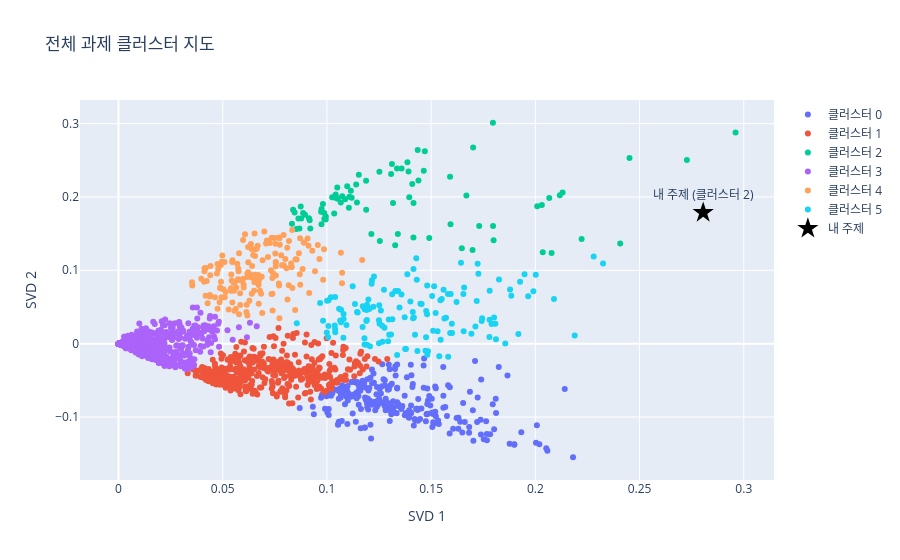
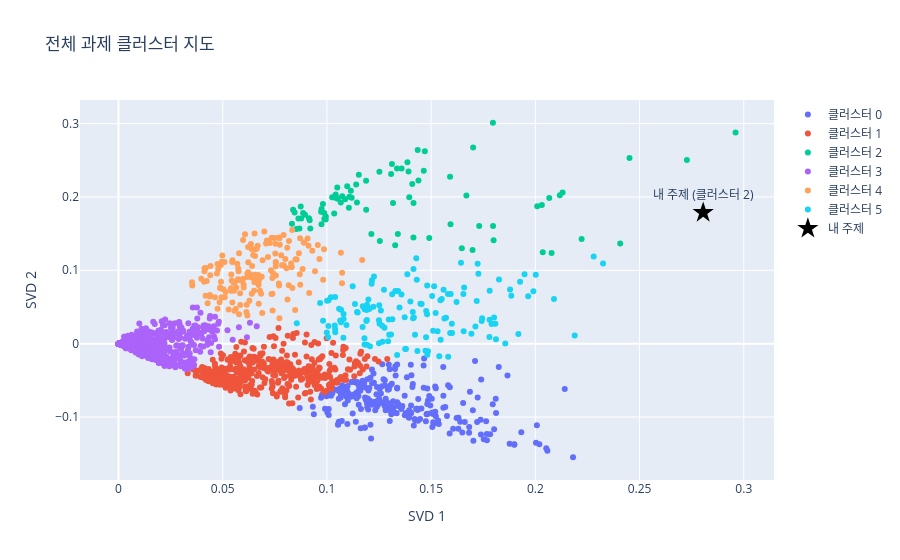

The notebook cell saved with these charts, in order:
### Code cell
import plotly.graph_objects as go

def render_cluster_map(query):
    fig = go.Figure()
    for c in sorted(df["_cluster"].unique()):
        sub = df[df["_cluster"] == c]
        fig.add_trace(go.Scatter(
            x=coords[sub.index, 0], y=coords[sub.index, 1],
            mode="markers", name=f"클러스터 {c}",
            marker=dict(size=6),
            hovertext=[
                f"{row['과제명']}<br>{row['주관기관명']}<br>{row['특구지역']}<br>클러스터 {c}"
                for _, row in sub.iterrows()
            ],
            hoverinfo="text",
        ))

    result = search_similar_tasks(query)
    if not result.get("blank_query") and not result.get("empty_corpus"):
        query_vec = vectorizer.transform([query])
        qx, qy = svd.transform(query_vec)[0]
        fig.add_trace(go.Scatter(
            x=[qx], y=[qy], mode="markers+text",
            marker=dict(size=16, symbol="star", color="black"),
            text=[f"내 주제 (클러스터 {result['cluster']})"], textposition="top center",
            name="내 주제",
        ))
        assert result["cluster"] in df["_cluster"].unique(), "화면1 클러스터 번호가 화면2 클러스터 목록에 없음"

    fig.update_layout(title="전체 과제 클러스터 지도", xaxis_title="SVD 1", yaxis_title="SVD 2")
    fig.show()
    return fig

render_cluster_map("이차전지 소재 개발 연구")

### Figure 1 — Plotly figure (JSON) as saved in the notebook; plotly's stock layout.template omitted (floating-point values rounded to 4 significant figures; data arrays with more than 128 entries replaced by an {"elided": "..."} marker saying what was removed)
{"data": [{"hoverinfo": "text", "hovertext": {"elided": "253 str values"}, "marker": {"size": 6}, "mode": "markers", "name": "클러스터 0", "type": "scatter", "x": {"elided": "253 float values"}, "y": {"elided": "253 float values"}}, {"hoverinfo": "text", "hovertext": {"elided": "463 str values"}, "marker": {"size": 6}, "mode": "markers", "name": "클러스터 1", "type": "scatter", "x": {"elided": "463 float values"}, "y": {"elided": "463 float values"}}, {"hoverinfo": "text", "hovertext": ["친환경 기계발광 시스템을 위한 셀룰로오스 고분자 매트릭스 및 다색 형광체 개발<br>한양대학교<br>강소(경기안산)<br>클러스터 2", "재료 시험을 위한 데이터 및 시뮬레이션 기반의 지능형 지원 기술 개발<br>한국과학기술원<br>대덕<br>클러스터 2", "청소년들의 AI 리터러시 교육 목적 전시 디자인을 위한 플랫폼 형태의 가이드라인 개발 연구<br>한국과학기술원<br>대덕<br>클러스터 2", "대학의 학업취약계층을 위한 학생성공 컨시어지 플랫폼 개발 및 서비스디자인<br>전남대학교<br>광주<br>클러스터 2", "메타버스 아바타를 위한 신원 인증 시스템 개발<br>충남대학교<br>대덕<br>클러스터 2", "푸드디자인 감성 역량 기반의 식품 문해력과 PCK 교육 프로그램 개발 및 효과 평가<br>경북대학교<br>대구<br>클러스터 2", "수소 생산을 위한 CuBi2O4-TOPCon Si 기반 광전기화학적 일체형 탠덤 소자 개발<br>한국과학기술원<br>대덕<br>클러스터 2", "유기금속 및 전이금속 촉매 기반 친환경 및 생분해성 고분자 개발<br>경북대학교<br>대구<br>클러스터 2", "퇴계사상을 적용한 스포츠인성교육 프로그램 개발 <br>동아대학교<br>부산<br>클러스터 2", "무정형단백질 기반 코어-쉘 형태의 비막성 미세소낭 개발<br>충남대학교<br>대덕<br>클러스터 2", "엣지 플랫폼을 위한 데이터 관리 최적화 기술 개발<br>한양대학교<br>강소(경기안산)<br>클러스터 2", "딥러닝기반 LF 공간 및 각도방향 통합 초고해상도 모델 개발 및 LF 응용기술 통합모델 개발<br>충북대학교<br>강소(충북청주)<br>클러스터 2", "극한하중으로 인한 철근콘크리트 구조물의 연쇄붕괴 거동 평가 및 기계학습 기반 예측 기술 개발<br>한국과학기술원<br>대덕<br>클러스터 2", "디지털 가정호스피스 서비스 모델 개발<br>경북대학교<br>대구<br>클러스터 2", "디지털 농업 구현을 위한 농업용 로보틱스 플랫폼 개발: 실험실에서 현장으로<br>전남대학교<br>광주<br>클러스터 2", "공간 팩터 분석 기반 종목별 선수 무형가치 측정 모델 개발<br>경일대학교<br>대구<br>클러스터 2", "계면제어 기반 페로브스카이트-칼코제나이드 헤테로구조  양자점 소재 개발 및 발광소자 응용<br>충남대학교<br>대덕<br>클러스터 2", "음악 몰입도 평가를 위한 전기생리학적 지표 개발 및 가상현실에의 적용<br>한국과학기술원<br>대덕<br>클러스터 2", "초음파 신경 조율을 위한 3차원 음장 제어 기술 개발 <br>한양대학교<br>강소(경기안산)<br>클러스터 2", "『동의보감』을 활용한 임상진료지원시스템 개발 연구 <br>대구한의대학교<br>대구<br>클러스터 2", "AI 알고리즘을 이용한 메타표면기반 광소자 역설계 연구 및 개발<br>광주과학기술원<br>광주<br>클러스터 2", "바이오폴리머를 이용한 친환경 지반개량 기술 개발<br>한국과학기술원<br>대덕<br>클러스터 2", "구조최적설계의 보편적 사용성을 실현하기 위한 이해가능 메타 위상최적화의 개발  <br>광주과학기술원<br>광주<br>클러스터 2", "외부자극 없이 바이오에어로졸 활성억제를 위한  천공형 나노바이오물질 개발<br>한양대학교<br>강소(경기안산)<br>클러스터 2", "불안 증상 조절을 위한 음악 적용의 신경생리학적 기제 규명 및 감각-인지 통합 접근 중재 프로토콜 개발<br>동아대학교<br>부산<br>클러스터 2", "맞춤형 학습을 위한 AIG 기반 어휘 평가 설계 연구<br>경북대학교<br>대구<br>클러스터 2", "쓰기부진 및 장애 학생 진단을 위한 글쓰기 자동평가 체제 개발<br>전남대학교<br>광주<br>클러스터 2", "디지털 스토리텔링 기반의 예비초등교육자를 위한 체육교과 교육프로그램 원형 개발: 디지털 트랜스포메이션 중심으로<br>대구한의대학교<br>대구<br>클러스터 2", "지속가능 소비교육을 위한 실감형 에듀테크 기반 교육 프로그램 개발 및 적용<br>경북대학교<br>대구<br>클러스터 2", "외국인 건설노동자의 산업재해 저감을 위한 디지털휴먼 기반 감성공유형 안전교육 콘텐츠 개발·적용 및 효과성 검증<br>전북대학교<br>전북<br>클러스터 2", "메타버스 뮤지엄을 위한 빅 데이터 기반 맞춤형 전시 큐레이션 서비스 및 추천 시스템 개발 연구<br>한국과학기술원<br>대덕<br>클러스터 2", "캄보디아 비전염성질환(NCD) 예방을 위한 건강생활실천 프로그램 개발 및 효과: 지역사회참여연구<br>전북대학교<br>전북<br>클러스터 2", "고전-양자 하이브리드 컴퓨팅을 위한 소프트웨어 인터페이스 개발<br>한국과학기술정보연구원<br>대덕<br>클러스터 2", "양자광학 양자시뮬레이터의 확장성 달성을 위한 핵심기술 개발<br>한국과학기술원<br>대덕<br>클러스터 2", "강상관 분자 동역학 연구를 위한 양자 시뮬레이터 개발<br>한국과학기술원<br>대덕<br>클러스터 2", "품질관리와 신뢰성을 위한 통합된 프레임워크의 개발<br>경북대학교<br>대구<br>클러스터 2", "태양계 행성 방사선대 동역학 연구를 위한 하이브리드 시뮬레이션 코드 개발 기반 구축<br>충북대학교<br>강소(충북청주)<br>클러스터 2", "수중 유기 오염물의 고속-고효율 제거를 위한  다공성 고분자 소재 개발<br>대구경북과학기술원<br>대구<br>클러스터 2", "알칼라인 수전해 장비의 고안전성을 위한 세라믹 촉매 전극 개발 <br>한양대학교<br>강소(경기안산)<br>클러스터 2", "고신뢰성 차량내 통신을 위한 PVT에 둔감한 ADC 기반 고속 유선 수신기 회로 및 보정 기술 개발<br>광주과학기술원<br>광주<br>클러스터 2", "탄소역배출 그린 암모니아 생산을 위한 삼중 유동층 태양열 매체순환 시스템 원천 기술 개발<br>전북대학교<br>전북<br>클러스터 2", "Pre-6G/6G 핵심 기술 확보를 위한 통신/컴퓨팅/제어/측위/센싱 (3CLS) 혁신 기술 개발<br>경북대학교<br>대구<br>클러스터 2", "단백질 상분리 기반 생체분자 응축체 세포전달 물질 개발<br>한국과학기술원<br>대덕<br>클러스터 2", "고령층을 대상으로 한 생애사 프로그램 개발과 그 효능 검증 및 인공지능 생애사 프로그램의 융합적 기반 기술 개발 <br>경북대학교<br>대구<br>클러스터 2", "자기주도 한국어 학습을 위한 프롬프트 엔지니어링 교육 프로그램 개발과 적용<br>동아대학교<br>부산<br>클러스터 2", "인체 생체액의 고차원 분광스펙트럼 데이터 측정법 및 인공지능 기반 암 판별 분석법 개발<br>한양대학교<br>강소(경기안산)<br>클러스터 2", "생태전환교육을 위한 통합사회 교수·학습자료 개발<br>충남대학교<br>대덕<br>클러스터 2", "한국대학의 외국인유학생을 위한 위기개입 상담 매뉴얼 개발<br>한양대학교<br>강소(경기안산)<br>클러스터 2", "교환 가능한 시행상에서 품질관리 및 신뢰성을 위한 통합된 프레임워크 개발<br>경북대학교<br>대구<br>클러스터 2", "예비교사를 위한 가상현실 수업시뮬레이션에서의 사용자 맞춤형 상호작용을 위한 AI 다이얼로그 매니저 개발<br>전남대학교<br>광주<br>클러스터 2", "포용적인 게임 경험을 위한 사용자 모델링 기반 개인화된 게임 인공지능 프레임워크 연구 개발<br>광주과학기술원<br>광주<br>클러스터 2", "태권도 심판 지각기술훈련 프로그램 개발 연구<br>전북대학교<br>전북<br>클러스터 2", "지속 가능한 사회를 위한 디지털 플랫폼의 생성형 인공지능 활용 전략<br>한국과학기술원<br>대덕<br>클러스터 2", "디지털 바이오마커 기반 파킨슨병 하위유형 분류 모델 및 Home-based 중재 치료 시스템 개발: 중장기 실증 연구<br>동아대학교<br>부산<br>클러스터 2", "전자폐기물 발생량 및 재활용량 수치화를 위한 변수 탐구 및 예측 모델 개발<br>한국과학기술원<br>대덕<br>클러스터 2", "입양기록의 통합관리를 위한 메타데이터 스키마 개발<br>전북대학교<br>전북<br>클러스터 2", "다문화 가정에서의 연령별 훈육을 위한  부모교육프로그램 개발 연구<br>전북대학교<br>전북<br>클러스터 2", "지역문제 해결을 위한 ESG 기반 관광전략 연구<br>한양대학교<br>강소(경기안산)<br>클러스터 2", "디자인 학생의 비판적 질문 능력 향상을 위한 대규모 언어 모델 기반 대화형 에이전트의 개발<br>한국과학기술원<br>대덕<br>클러스터 2", "소상공인 디지털 리터러시 측정 프레임워크 및 지표 개발 연구<br>충북대학교<br>강소(충북청주)<br>클러스터 2", "반추 중심 인지행동치료(RF-CBT) 기반 초진단적 모듈식 개입 프로그램 개발 및 효과 검증<br>충북대학교<br>강소(충북청주)<br>클러스터 2", "언어발달의 사회계층 격차 해소를 위한 원인 규명 및 중재 프로그램 개발<br>한국과학기술원<br>대덕<br>클러스터 2", "AI 활용 식량 생산 예측모형 개발<br>충남대학교<br>대덕<br>클러스터 2", "전북 농촌지역 유아 문해력 향상을 위한 프로그램 개발 및 적용<br>전북대학교<br>전북<br>클러스터 2", "학습자 뇌파(EEG) 분석을 통한 머신러닝 기반 인지부하 예측 모델 개발 : AI 기반 한국어 교육에서 적응형 학습 콘텐츠 제공을 위한 기초 연구<br>동아대학교<br>부산<br>클러스터 2", "AI 기반 전략적 의사결정: 조직 적응을 위한 탐색, 활용, 자율성 간의 균형<br>한국과학기술원<br>대덕<br>클러스터 2", "주민자치 역량 함양을 위한 실천공동체 학습모형 개발: 마을관리 사회적협동조합을 중심으로 <br>한양대학교<br>강소(경기안산)<br>클러스터 2", "산후우울증 관리를 위한 애착이론 기반 심리지원 프로그램 개발 예비연구<br>한양대학교<br>강소(경기안산)<br>클러스터 2", "만성통증 환자를 위한 머신러닝 기반 마약성 진통제 오남용 위험성 예측 시스템 개발<br>충남대학교<br>대덕<br>클러스터 2", "기후위기시대, 정신건강 회복탄력성 향상과 심리적 번영을 위한 디지털 혁신 기반 정책플랫폼 개발<br>충남대학교<br>대덕<br>클러스터 2", "디지털 인프라 에너지 절감을 위한 지속가능 인터랙션 디자인의 실무 지원 및 확산형 인터랙티브 툴킷 개발 연구<br>한국과학기술원<br>대덕<br>클러스터 2", "페르소나 기반 설득형 감성 AI 대화 모델 개발 및 응용 연구<br>경일대학교<br>대구<br>클러스터 2", "예비교사를 위한 AI 디지털교과서 기반 온라인 교수지원체제 설계<br>동아대학교<br>부산<br>클러스터 2", "중국어 교육을 위한 AI 기반 독서지수 개발 연구<br>전북대학교<br>전북<br>클러스터 2", "AI 기반 패션 디자인을 위한 생성 공감각 활용 프로세스 구축<br>충남대학교<br>대덕<br>클러스터 2", "학문 목적 한국어 학습자를 위한 생성형 AI 활용 글쓰기 윤리 지침 개발 연구 : 델파이 조사를 중심으로<br>동아대학교<br>부산<br>클러스터 2", "소상공인을 위한 생성형 AI 마케팅 전략 도출<br>동아대학교<br>부산<br>클러스터 2", "파킨슨병 맞춤형 운동-인지 관리 및 중재를 위한 웨어러블 및 증강현실 기반 통합 솔루션 개발<br>동아대학교<br>부산<br>클러스터 2", "AI 패션교육을 위한 공동창의 프롬프트 엔지니어링 디자인 툴킷 개발 연구<br>전남대학교<br>광주<br>클러스터 2", "발표 중심 강의에서 학습자 자기평가를 위한 듣기 루브릭 개발<br>전남대학교<br>광주<br>클러스터 2", "청년 1인가구의 라이프스타일 기반 스마트홈 주거서비스 개발<br>전남대학교<br>광주<br>클러스터 2", "XR 기술 기반 뇌졸중 재활치료 콘텐츠 개발 및 신경생리학적 효과 검증 연구<br>동아대학교<br>부산<br>클러스터 2", "불확실한 데이터 기반 차원축소 방법론 개발<br>전남대학교<br>광주<br>클러스터 2", "생체역학 기반 예측 AI 모델을 활용한 비특이성 만성 요통 맞춤형 운동 처방 솔루션 개발<br>동아대학교<br>부산<br>클러스터 2"], "marker": {"size": 6}, "mode": "markers", "name": "클러스터 2", "type": "scatter", "x": [0.08855, 0.1312, 0.2131, 0.1051, 0.1386, 0.09738, 0.1119, 0.09806, 0.08449, 0.09741, 0.1435, 0.08378, 0.09946, 0.1308, 0.1144, 0.1317, 0.0868, 0.1108, 0.1042, 0.2035, 0.1699, 0.08743, 0.08321, 0.08947, 0.09204, 0.2222, 0.1035, 0.1593, 0.1796, 0.1409, 0.2452, 0.1087, 0.1115, 0.1049, 0.1049, 0.1153, 0.1358, 0.08766, 0.08632, 0.1067, 0.09722, 0.08534, 0.09172, 0.1188, 0.1213, 0.0994, 0.1252, 0.1025, 0.1035, 0.1701, 0.2031, 0.1647, 0.1415, 0.1731, 0.114, 0.1097, 0.1797, 0.2078, 0.1591, 0.18, 0.09872, 0.1073, 0.1105, 0.1336, 0.2727, 0.134, 0.1327, 0.1469, 0.1392, 0.1439, 0.1491, 0.2117, 0.1415, 0.2961, 0.1669, 0.2407, 0.1254, 0.1465, 0.2067, 0.09872, 0.0914, 0.2009, 0.1188, 0.1395], "y": [0.178, 0.2448, 0.206, 0.1981, 0.2472, 0.1629, 0.1989, 0.1904, 0.1789, 0.1835, 0.2641, 0.1826, 0.1735, 0.2312, 0.1924, 0.1917, 0.157, 0.2004, 0.2034, 0.1245, 0.1276, 0.1871, 0.1634, 0.1756, 0.1569, 0.1426, 0.1775, 0.1626, 0.3012, 0.2176, 0.253, 0.1968, 0.2084, 0.1979, 0.2128, 0.2304, 0.2388, 0.1706, 0.1706, 0.1925, 0.18, 0.1565, 0.1682, 0.1825, 0.1493, 0.1694, 0.2345, 0.1995, 0.1993, 0.2674, 0.1889, 0.1301, 0.1448, 0.1602, 0.2171, 0.2147, 0.1604, 0.1235, 0.2276, 0.141, 0.1698, 0.201, 0.1854, 0.2387, 0.2503, 0.1493, 0.1341, 0.2622, 0.2347, 0.2223, 0.1441, 0.2023, 0.1919, 0.2879, 0.202, 0.1364, 0.1399, 0.2357, 0.1987, 0.1779, 0.1711, 0.1873, 0.2219, 0.1995]}, {"hoverinfo": "text", "hovertext": {"elided": "584 str values"}, "marker": {"size": 6}, "mode": "markers", "name": "클러스터 3", "type": "scatter", "x": {"elided": "584 float values"}, "y": {"elided": "584 float values"}}, {"hoverinfo": "text", "hovertext": {"elided": "160 str values"}, "marker": {"size": 6}, "mode": "markers", "name": "클러스터 4", "type": "scatter", "x": {"elided": "160 float values"}, "y": {"elided": "160 float values"}}, {"hoverinfo": "text", "hovertext": {"elided": "136 str values"}, "marker": {"size": 6}, "mode": "markers", "name": "클러스터 5", "type": "scatter", "x": {"elided": "136 float values"}, "y": {"elided": "136 float values"}}, {"marker": {"color": "black", "size": 16, "symbol": "star"}, "mode": "markers+text", "name": "내 주제", "text": ["내 주제 (클러스터 2)"], "textposition": "top center", "type": "scatter", "x": [0.2805], "y": [0.1787]}], "layout": {"title": {"text": "전체 과제 클러스터 지도"}, "xaxis": {"title": {"text": "SVD 1"}}, "yaxis": {"title": {"text": "SVD 2"}}}}

### Figure 2 — Plotly figure (JSON) as saved in the notebook; plotly's stock layout.template omitted (floating-point values rounded to 4 significant figures; data arrays with more than 128 entries replaced by an {"elided": "..."} marker saying what was removed)
{"data": [{"hoverinfo": "text", "hovertext": {"elided": "253 str values"}, "marker": {"size": 6}, "mode": "markers", "name": "클러스터 0", "type": "scatter", "x": {"elided": "253 float values"}, "y": {"elided": "253 float values"}}, {"hoverinfo": "text", "hovertext": {"elided": "463 str values"}, "marker": {"size": 6}, "mode": "markers", "name": "클러스터 1", "type": "scatter", "x": {"elided": "463 float values"}, "y": {"elided": "463 float values"}}, {"hoverinfo": "text", "hovertext": ["친환경 기계발광 시스템을 위한 셀룰로오스 고분자 매트릭스 및 다색 형광체 개발<br>한양대학교<br>강소(경기안산)<br>클러스터 2", "재료 시험을 위한 데이터 및 시뮬레이션 기반의 지능형 지원 기술 개발<br>한국과학기술원<br>대덕<br>클러스터 2", "청소년들의 AI 리터러시 교육 목적 전시 디자인을 위한 플랫폼 형태의 가이드라인 개발 연구<br>한국과학기술원<br>대덕<br>클러스터 2", "대학의 학업취약계층을 위한 학생성공 컨시어지 플랫폼 개발 및 서비스디자인<br>전남대학교<br>광주<br>클러스터 2", "메타버스 아바타를 위한 신원 인증 시스템 개발<br>충남대학교<br>대덕<br>클러스터 2", "푸드디자인 감성 역량 기반의 식품 문해력과 PCK 교육 프로그램 개발 및 효과 평가<br>경북대학교<br>대구<br>클러스터 2", "수소 생산을 위한 CuBi2O4-TOPCon Si 기반 광전기화학적 일체형 탠덤 소자 개발<br>한국과학기술원<br>대덕<br>클러스터 2", "유기금속 및 전이금속 촉매 기반 친환경 및 생분해성 고분자 개발<br>경북대학교<br>대구<br>클러스터 2", "퇴계사상을 적용한 스포츠인성교육 프로그램 개발 <br>동아대학교<br>부산<br>클러스터 2", "무정형단백질 기반 코어-쉘 형태의 비막성 미세소낭 개발<br>충남대학교<br>대덕<br>클러스터 2", "엣지 플랫폼을 위한 데이터 관리 최적화 기술 개발<br>한양대학교<br>강소(경기안산)<br>클러스터 2", "딥러닝기반 LF 공간 및 각도방향 통합 초고해상도 모델 개발 및 LF 응용기술 통합모델 개발<br>충북대학교<br>강소(충북청주)<br>클러스터 2", "극한하중으로 인한 철근콘크리트 구조물의 연쇄붕괴 거동 평가 및 기계학습 기반 예측 기술 개발<br>한국과학기술원<br>대덕<br>클러스터 2", "디지털 가정호스피스 서비스 모델 개발<br>경북대학교<br>대구<br>클러스터 2", "디지털 농업 구현을 위한 농업용 로보틱스 플랫폼 개발: 실험실에서 현장으로<br>전남대학교<br>광주<br>클러스터 2", "공간 팩터 분석 기반 종목별 선수 무형가치 측정 모델 개발<br>경일대학교<br>대구<br>클러스터 2", "계면제어 기반 페로브스카이트-칼코제나이드 헤테로구조  양자점 소재 개발 및 발광소자 응용<br>충남대학교<br>대덕<br>클러스터 2", "음악 몰입도 평가를 위한 전기생리학적 지표 개발 및 가상현실에의 적용<br>한국과학기술원<br>대덕<br>클러스터 2", "초음파 신경 조율을 위한 3차원 음장 제어 기술 개발 <br>한양대학교<br>강소(경기안산)<br>클러스터 2", "『동의보감』을 활용한 임상진료지원시스템 개발 연구 <br>대구한의대학교<br>대구<br>클러스터 2", "AI 알고리즘을 이용한 메타표면기반 광소자 역설계 연구 및 개발<br>광주과학기술원<br>광주<br>클러스터 2", "바이오폴리머를 이용한 친환경 지반개량 기술 개발<br>한국과학기술원<br>대덕<br>클러스터 2", "구조최적설계의 보편적 사용성을 실현하기 위한 이해가능 메타 위상최적화의 개발  <br>광주과학기술원<br>광주<br>클러스터 2", "외부자극 없이 바이오에어로졸 활성억제를 위한  천공형 나노바이오물질 개발<br>한양대학교<br>강소(경기안산)<br>클러스터 2", "불안 증상 조절을 위한 음악 적용의 신경생리학적 기제 규명 및 감각-인지 통합 접근 중재 프로토콜 개발<br>동아대학교<br>부산<br>클러스터 2", "맞춤형 학습을 위한 AIG 기반 어휘 평가 설계 연구<br>경북대학교<br>대구<br>클러스터 2", "쓰기부진 및 장애 학생 진단을 위한 글쓰기 자동평가 체제 개발<br>전남대학교<br>광주<br>클러스터 2", "디지털 스토리텔링 기반의 예비초등교육자를 위한 체육교과 교육프로그램 원형 개발: 디지털 트랜스포메이션 중심으로<br>대구한의대학교<br>대구<br>클러스터 2", "지속가능 소비교육을 위한 실감형 에듀테크 기반 교육 프로그램 개발 및 적용<br>경북대학교<br>대구<br>클러스터 2", "외국인 건설노동자의 산업재해 저감을 위한 디지털휴먼 기반 감성공유형 안전교육 콘텐츠 개발·적용 및 효과성 검증<br>전북대학교<br>전북<br>클러스터 2", "메타버스 뮤지엄을 위한 빅 데이터 기반 맞춤형 전시 큐레이션 서비스 및 추천 시스템 개발 연구<br>한국과학기술원<br>대덕<br>클러스터 2", "캄보디아 비전염성질환(NCD) 예방을 위한 건강생활실천 프로그램 개발 및 효과: 지역사회참여연구<br>전북대학교<br>전북<br>클러스터 2", "고전-양자 하이브리드 컴퓨팅을 위한 소프트웨어 인터페이스 개발<br>한국과학기술정보연구원<br>대덕<br>클러스터 2", "양자광학 양자시뮬레이터의 확장성 달성을 위한 핵심기술 개발<br>한국과학기술원<br>대덕<br>클러스터 2", "강상관 분자 동역학 연구를 위한 양자 시뮬레이터 개발<br>한국과학기술원<br>대덕<br>클러스터 2", "품질관리와 신뢰성을 위한 통합된 프레임워크의 개발<br>경북대학교<br>대구<br>클러스터 2", "태양계 행성 방사선대 동역학 연구를 위한 하이브리드 시뮬레이션 코드 개발 기반 구축<br>충북대학교<br>강소(충북청주)<br>클러스터 2", "수중 유기 오염물의 고속-고효율 제거를 위한  다공성 고분자 소재 개발<br>대구경북과학기술원<br>대구<br>클러스터 2", "알칼라인 수전해 장비의 고안전성을 위한 세라믹 촉매 전극 개발 <br>한양대학교<br>강소(경기안산)<br>클러스터 2", "고신뢰성 차량내 통신을 위한 PVT에 둔감한 ADC 기반 고속 유선 수신기 회로 및 보정 기술 개발<br>광주과학기술원<br>광주<br>클러스터 2", "탄소역배출 그린 암모니아 생산을 위한 삼중 유동층 태양열 매체순환 시스템 원천 기술 개발<br>전북대학교<br>전북<br>클러스터 2", "Pre-6G/6G 핵심 기술 확보를 위한 통신/컴퓨팅/제어/측위/센싱 (3CLS) 혁신 기술 개발<br>경북대학교<br>대구<br>클러스터 2", "단백질 상분리 기반 생체분자 응축체 세포전달 물질 개발<br>한국과학기술원<br>대덕<br>클러스터 2", "고령층을 대상으로 한 생애사 프로그램 개발과 그 효능 검증 및 인공지능 생애사 프로그램의 융합적 기반 기술 개발 <br>경북대학교<br>대구<br>클러스터 2", "자기주도 한국어 학습을 위한 프롬프트 엔지니어링 교육 프로그램 개발과 적용<br>동아대학교<br>부산<br>클러스터 2", "인체 생체액의 고차원 분광스펙트럼 데이터 측정법 및 인공지능 기반 암 판별 분석법 개발<br>한양대학교<br>강소(경기안산)<br>클러스터 2", "생태전환교육을 위한 통합사회 교수·학습자료 개발<br>충남대학교<br>대덕<br>클러스터 2", "한국대학의 외국인유학생을 위한 위기개입 상담 매뉴얼 개발<br>한양대학교<br>강소(경기안산)<br>클러스터 2", "교환 가능한 시행상에서 품질관리 및 신뢰성을 위한 통합된 프레임워크 개발<br>경북대학교<br>대구<br>클러스터 2", "예비교사를 위한 가상현실 수업시뮬레이션에서의 사용자 맞춤형 상호작용을 위한 AI 다이얼로그 매니저 개발<br>전남대학교<br>광주<br>클러스터 2", "포용적인 게임 경험을 위한 사용자 모델링 기반 개인화된 게임 인공지능 프레임워크 연구 개발<br>광주과학기술원<br>광주<br>클러스터 2", "태권도 심판 지각기술훈련 프로그램 개발 연구<br>전북대학교<br>전북<br>클러스터 2", "지속 가능한 사회를 위한 디지털 플랫폼의 생성형 인공지능 활용 전략<br>한국과학기술원<br>대덕<br>클러스터 2", "디지털 바이오마커 기반 파킨슨병 하위유형 분류 모델 및 Home-based 중재 치료 시스템 개발: 중장기 실증 연구<br>동아대학교<br>부산<br>클러스터 2", "전자폐기물 발생량 및 재활용량 수치화를 위한 변수 탐구 및 예측 모델 개발<br>한국과학기술원<br>대덕<br>클러스터 2", "입양기록의 통합관리를 위한 메타데이터 스키마 개발<br>전북대학교<br>전북<br>클러스터 2", "다문화 가정에서의 연령별 훈육을 위한  부모교육프로그램 개발 연구<br>전북대학교<br>전북<br>클러스터 2", "지역문제 해결을 위한 ESG 기반 관광전략 연구<br>한양대학교<br>강소(경기안산)<br>클러스터 2", "디자인 학생의 비판적 질문 능력 향상을 위한 대규모 언어 모델 기반 대화형 에이전트의 개발<br>한국과학기술원<br>대덕<br>클러스터 2", "소상공인 디지털 리터러시 측정 프레임워크 및 지표 개발 연구<br>충북대학교<br>강소(충북청주)<br>클러스터 2", "반추 중심 인지행동치료(RF-CBT) 기반 초진단적 모듈식 개입 프로그램 개발 및 효과 검증<br>충북대학교<br>강소(충북청주)<br>클러스터 2", "언어발달의 사회계층 격차 해소를 위한 원인 규명 및 중재 프로그램 개발<br>한국과학기술원<br>대덕<br>클러스터 2", "AI 활용 식량 생산 예측모형 개발<br>충남대학교<br>대덕<br>클러스터 2", "전북 농촌지역 유아 문해력 향상을 위한 프로그램 개발 및 적용<br>전북대학교<br>전북<br>클러스터 2", "학습자 뇌파(EEG) 분석을 통한 머신러닝 기반 인지부하 예측 모델 개발 : AI 기반 한국어 교육에서 적응형 학습 콘텐츠 제공을 위한 기초 연구<br>동아대학교<br>부산<br>클러스터 2", "AI 기반 전략적 의사결정: 조직 적응을 위한 탐색, 활용, 자율성 간의 균형<br>한국과학기술원<br>대덕<br>클러스터 2", "주민자치 역량 함양을 위한 실천공동체 학습모형 개발: 마을관리 사회적협동조합을 중심으로 <br>한양대학교<br>강소(경기안산)<br>클러스터 2", "산후우울증 관리를 위한 애착이론 기반 심리지원 프로그램 개발 예비연구<br>한양대학교<br>강소(경기안산)<br>클러스터 2", "만성통증 환자를 위한 머신러닝 기반 마약성 진통제 오남용 위험성 예측 시스템 개발<br>충남대학교<br>대덕<br>클러스터 2", "기후위기시대, 정신건강 회복탄력성 향상과 심리적 번영을 위한 디지털 혁신 기반 정책플랫폼 개발<br>충남대학교<br>대덕<br>클러스터 2", "디지털 인프라 에너지 절감을 위한 지속가능 인터랙션 디자인의 실무 지원 및 확산형 인터랙티브 툴킷 개발 연구<br>한국과학기술원<br>대덕<br>클러스터 2", "페르소나 기반 설득형 감성 AI 대화 모델 개발 및 응용 연구<br>경일대학교<br>대구<br>클러스터 2", "예비교사를 위한 AI 디지털교과서 기반 온라인 교수지원체제 설계<br>동아대학교<br>부산<br>클러스터 2", "중국어 교육을 위한 AI 기반 독서지수 개발 연구<br>전북대학교<br>전북<br>클러스터 2", "AI 기반 패션 디자인을 위한 생성 공감각 활용 프로세스 구축<br>충남대학교<br>대덕<br>클러스터 2", "학문 목적 한국어 학습자를 위한 생성형 AI 활용 글쓰기 윤리 지침 개발 연구 : 델파이 조사를 중심으로<br>동아대학교<br>부산<br>클러스터 2", "소상공인을 위한 생성형 AI 마케팅 전략 도출<br>동아대학교<br>부산<br>클러스터 2", "파킨슨병 맞춤형 운동-인지 관리 및 중재를 위한 웨어러블 및 증강현실 기반 통합 솔루션 개발<br>동아대학교<br>부산<br>클러스터 2", "AI 패션교육을 위한 공동창의 프롬프트 엔지니어링 디자인 툴킷 개발 연구<br>전남대학교<br>광주<br>클러스터 2", "발표 중심 강의에서 학습자 자기평가를 위한 듣기 루브릭 개발<br>전남대학교<br>광주<br>클러스터 2", "청년 1인가구의 라이프스타일 기반 스마트홈 주거서비스 개발<br>전남대학교<br>광주<br>클러스터 2", "XR 기술 기반 뇌졸중 재활치료 콘텐츠 개발 및 신경생리학적 효과 검증 연구<br>동아대학교<br>부산<br>클러스터 2", "불확실한 데이터 기반 차원축소 방법론 개발<br>전남대학교<br>광주<br>클러스터 2", "생체역학 기반 예측 AI 모델을 활용한 비특이성 만성 요통 맞춤형 운동 처방 솔루션 개발<br>동아대학교<br>부산<br>클러스터 2"], "marker": {"size": 6}, "mode": "markers", "name": "클러스터 2", "type": "scatter", "x": [0.08855, 0.1312, 0.2131, 0.1051, 0.1386, 0.09738, 0.1119, 0.09806, 0.08449, 0.09741, 0.1435, 0.08378, 0.09946, 0.1308, 0.1144, 0.1317, 0.0868, 0.1108, 0.1042, 0.2035, 0.1699, 0.08743, 0.08321, 0.08947, 0.09204, 0.2222, 0.1035, 0.1593, 0.1796, 0.1409, 0.2452, 0.1087, 0.1115, 0.1049, 0.1049, 0.1153, 0.1358, 0.08766, 0.08632, 0.1067, 0.09722, 0.08534, 0.09172, 0.1188, 0.1213, 0.0994, 0.1252, 0.1025, 0.1035, 0.1701, 0.2031, 0.1647, 0.1415, 0.1731, 0.114, 0.1097, 0.1797, 0.2078, 0.1591, 0.18, 0.09872, 0.1073, 0.1105, 0.1336, 0.2727, 0.134, 0.1327, 0.1469, 0.1392, 0.1439, 0.1491, 0.2117, 0.1415, 0.2961, 0.1669, 0.2407, 0.1254, 0.1465, 0.2067, 0.09872, 0.0914, 0.2009, 0.1188, 0.1395], "y": [0.178, 0.2448, 0.206, 0.1981, 0.2472, 0.1629, 0.1989, 0.1904, 0.1789, 0.1835, 0.2641, 0.1826, 0.1735, 0.2312, 0.1924, 0.1917, 0.157, 0.2004, 0.2034, 0.1245, 0.1276, 0.1871, 0.1634, 0.1756, 0.1569, 0.1426, 0.1775, 0.1626, 0.3012, 0.2176, 0.253, 0.1968, 0.2084, 0.1979, 0.2128, 0.2304, 0.2388, 0.1706, 0.1706, 0.1925, 0.18, 0.1565, 0.1682, 0.1825, 0.1493, 0.1694, 0.2345, 0.1995, 0.1993, 0.2674, 0.1889, 0.1301, 0.1448, 0.1602, 0.2171, 0.2147, 0.1604, 0.1235, 0.2276, 0.141, 0.1698, 0.201, 0.1854, 0.2387, 0.2503, 0.1493, 0.1341, 0.2622, 0.2347, 0.2223, 0.1441, 0.2023, 0.1919, 0.2879, 0.202, 0.1364, 0.1399, 0.2357, 0.1987, 0.1779, 0.1711, 0.1873, 0.2219, 0.1995]}, {"hoverinfo": "text", "hovertext": {"elided": "584 str values"}, "marker": {"size": 6}, "mode": "markers", "name": "클러스터 3", "type": "scatter", "x": {"elided": "584 float values"}, "y": {"elided": "584 float values"}}, {"hoverinfo": "text", "hovertext": {"elided": "160 str values"}, "marker": {"size": 6}, "mode": "markers", "name": "클러스터 4", "type": "scatter", "x": {"elided": "160 float values"}, "y": {"elided": "160 float values"}}, {"hoverinfo": "text", "hovertext": {"elided": "136 str values"}, "marker": {"size": 6}, "mode": "markers", "name": "클러스터 5", "type": "scatter", "x": {"elided": "136 float values"}, "y": {"elided": "136 float values"}}, {"marker": {"color": "black", "size": 16, "symbol": "star"}, "mode": "markers+text", "name": "내 주제", "text": ["내 주제 (클러스터 2)"], "textposition": "top center", "type": "scatter", "x": [0.2805], "y": [0.1787]}], "layout": {"title": {"text": "전체 과제 클러스터 지도"}, "xaxis": {"title": {"text": "SVD 1"}}, "yaxis": {"title": {"text": "SVD 2"}}}}
